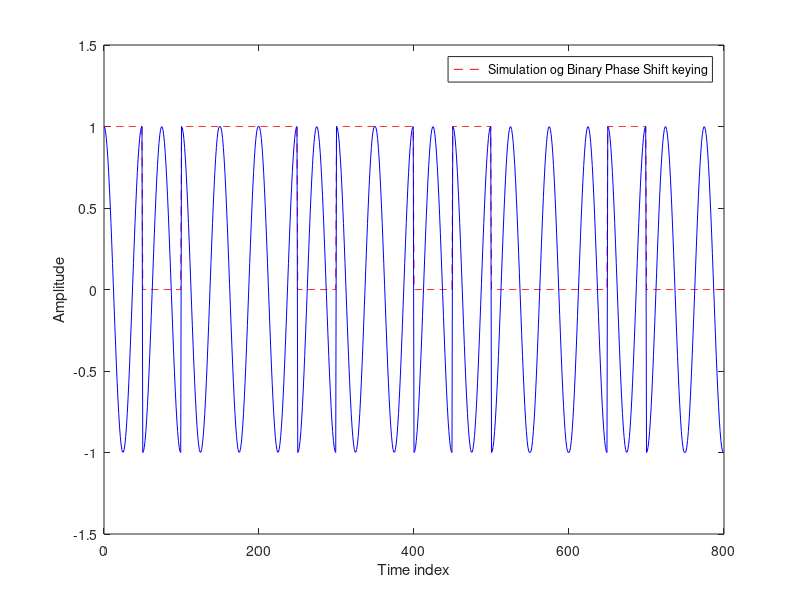

Write the MATLAB code that produced this figure. (Note: this script raises an error after producing the figure.)
clear all;
close all;
clc;
fc=1000;
t=linspace(0,1/1000,50);
e0=cos(2*pi*fc*t);
e1=-cos(2*pi*fc*t);
b=mod(randperm(16),2);
bnot=1-b;
n=['The binary data is   ',num2str(b)];
bpsk1=[];bpsk2=[];bin=[];

for i=1:length(b)
    bpsk1=[bpsk1,b(i)*e0];
    bpsk2=[bpsk2,bnot(i)*e1];
    bin=[bin,b(i)*ones(1,50)];
end;

bpskout=bpsk1+bpsk2;
tm=[0:length(bpsk1)-1];
plot(tm,bin,'r--');
axis([0 length(bin) 0 1.5]);
hold on;
plot (tm, bpskout,'b');
axis([0 length(tm) -1.5 1.5]);
hold off;
xlabel('Time index');
ylabel('Amplitude');
legend('Simulation og Binary Phase Shift keying');
gtext(n);
